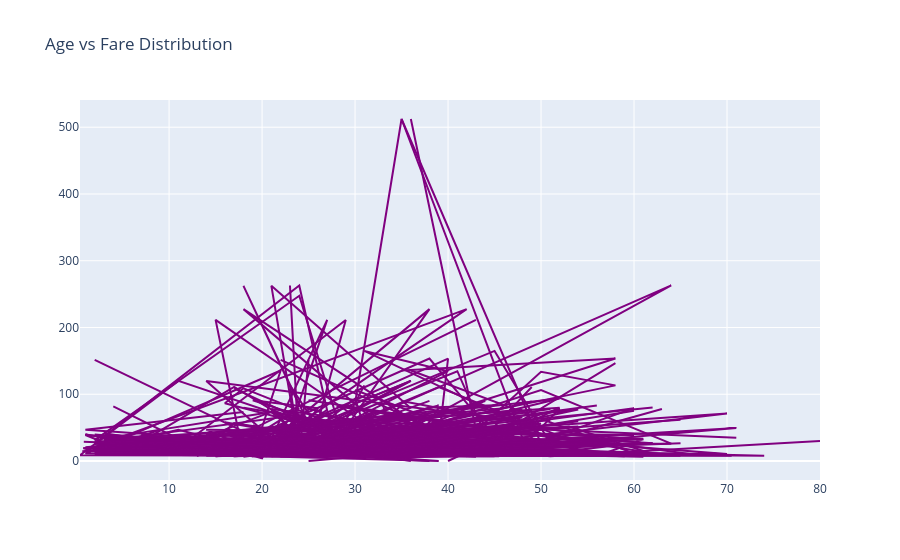

The cell this chart's notebook holds for it:
### Code cell
#scatter plot representation --> Age vs Fare
trace=go.Scatter(x=data['Age'],y=data['Fare'],marker={'color':'purple'})
layout=go.Layout(title="Age vs Fare Distribution")
fig=go.Figure(data=trace,layout=layout)
fig.show()

### Figure 1 — Plotly figure (JSON) as saved in the notebook; plotly's stock layout.template omitted (floating-point values rounded to 4 significant figures; data arrays with more than 128 entries replaced by an {"elided": "..."} marker saying what was removed)
{"data": [{"marker": {"color": "purple"}, "type": "scatter", "x": {"elided": "891 float values"}, "y": {"elided": "891 float values"}}], "layout": {"title": {"text": "Age vs Fare Distribution"}}}
